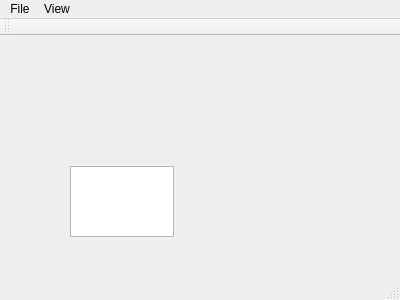
<?xml version="1.0" encoding="UTF-8"?>
<ui version="4.0">
 <class>lessonWindow</class>
 <widget class="QMainWindow" name="lessonWindow">
  <property name="geometry">
   <rect>
    <x>0</x>
    <y>0</y>
    <width>400</width>
    <height>300</height>
   </rect>
  </property>
  <property name="windowTitle">
   <string>lessonWindow</string>
  </property>
  <widget class="QWidget" name="centralWidget">
   <widget class="QTextEdit" name="textEdit">
    <property name="geometry">
     <rect>
      <x>70</x>
      <y>130</y>
      <width>104</width>
      <height>71</height>
     </rect>
    </property>
   </widget>
  </widget>
  <widget class="QMenuBar" name="menuBar">
   <property name="geometry">
    <rect>
     <x>0</x>
     <y>0</y>
     <width>400</width>
     <height>21</height>
    </rect>
   </property>
   <widget class="QMenu" name="menuFile">
    <property name="title">
     <string>File</string>
    </property>
    <addaction name="actionOpen_File"/>
    <addaction name="actionSave_File"/>
   </widget>
   <widget class="QMenu" name="menuView">
    <property name="title">
     <string>View</string>
    </property>
    <addaction name="actionLesson_Editor"/>
    <addaction name="actionStudent_View"/>
   </widget>
   <addaction name="menuFile"/>
   <addaction name="menuView"/>
  </widget>
  <widget class="QToolBar" name="mainToolBar">
   <attribute name="toolBarArea">
    <enum>TopToolBarArea</enum>
   </attribute>
   <attribute name="toolBarBreak">
    <bool>false</bool>
   </attribute>
  </widget>
  <widget class="QStatusBar" name="statusBar"/>
  <action name="actionOpen_File">
   <property name="text">
    <string>Open File</string>
   </property>
  </action>
  <action name="actionSave_File">
   <property name="text">
    <string>Save File</string>
   </property>
  </action>
  <action name="actionLesson_Editor">
   <property name="text">
    <string>Lesson Editor</string>
   </property>
  </action>
  <action name="actionStudent_View">
   <property name="text">
    <string>Student View</string>
   </property>
  </action>
 </widget>
 <layoutdefault spacing="6" margin="11"/>
 <resources/>
 <connections/>
</ui>
